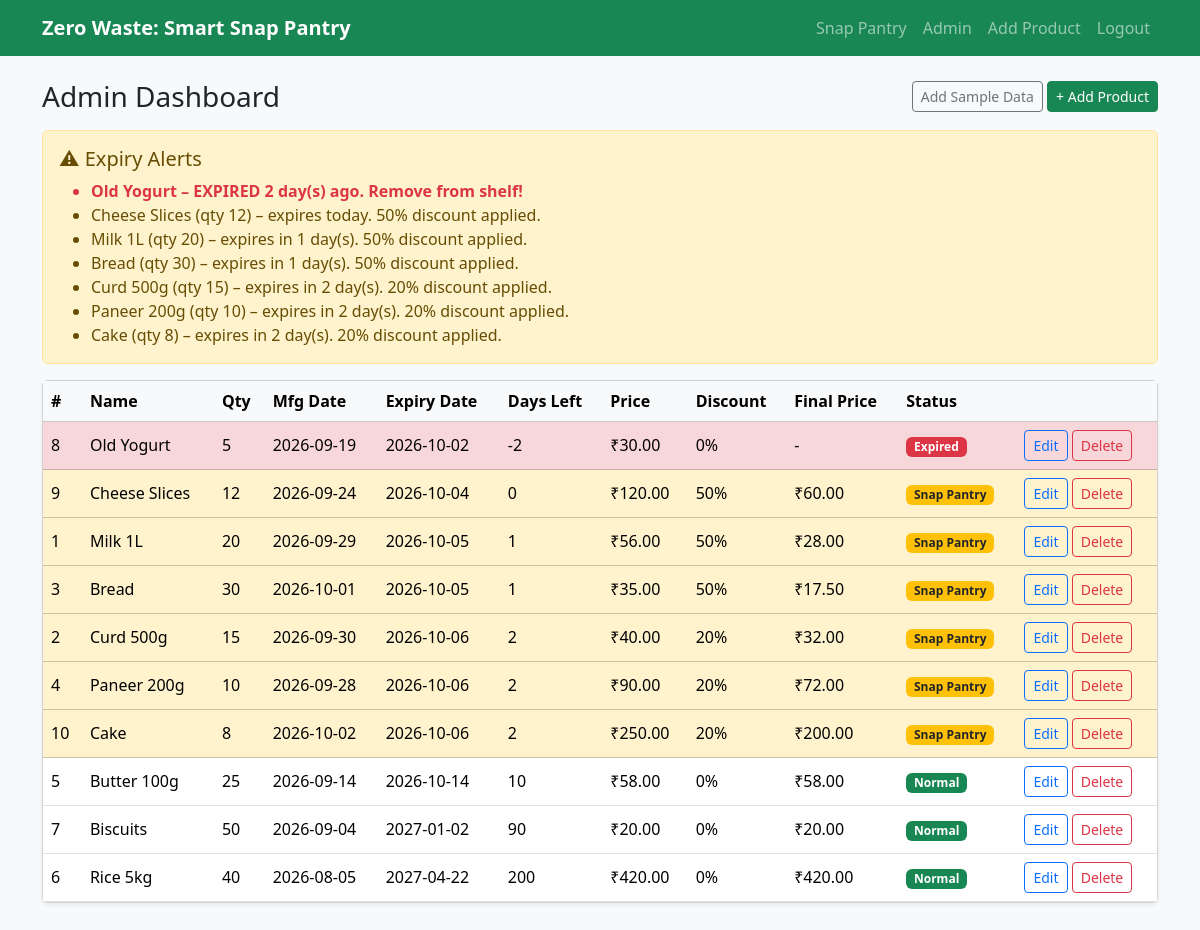
/admin (signed in), run on the app's committed database.
### tables this page shows
CREATE TABLE products (
            id INTEGER PRIMARY KEY AUTOINCREMENT,
            name TEXT NOT NULL,
            quantity INTEGER NOT NULL,
            mfg_date TEXT NOT NULL,
            expiry_date TEXT NOT NULL,
            price REAL NOT NULL
        );

### app.py (the view)
@app.route("/admin")
@login_required
def admin():
    products = load_products()
    expiring = [p for p in products if p["status"] == "SNAP"]
    expired = [p for p in products if p["status"] == "EXPIRED"]
    return render_template("admin.html", products=products, expiring=expiring, expired=expired)

### app.py (called while the page is built)
def get_db():
    conn = sqlite3.connect(DB)
    conn.row_factory = sqlite3.Row
    return conn

def get_status(expiry_str, price):
    days_left = (date.fromisoformat(expiry_str) - date.today()).days
    if days_left < 0:
        return days_left, "EXPIRED", 0, 0.0
    if days_left <= 1:          # 1 day (or expiring today) -> 50%
        return days_left, "SNAP", 50, round(price * 0.5, 2)
    if days_left <= 2:          # 2 days -> 20%
        return days_left, "SNAP", 20, round(price * 0.8, 2)
    return days_left, "NORMAL", 0, price

def load_products():
    conn = get_db()
    rows = conn.execute("SELECT * FROM products ORDER BY expiry_date").fetchall()
    conn.close()
    products = []
    for r in rows:
        days_left, status, discount, final_price = get_status(r["expiry_date"], r["price"])
        p = dict(r)
        p.update(days_left=days_left, status=status, discount=discount, final_price=final_price)
        products.append(p)
    return products

def login_required(f):
    @wraps(f)
    def wrapper(*args, **kwargs):
        if not session.get("admin"):
            flash("Please login first.", "warning")
            return redirect(url_for("login"))
        return f(*args, **kwargs)
    return wrapper

### templates/admin.html (shortened to what this page needs)
{% extends "base.html" %}
{% block content %}
<div class="d-flex justify-content-between align-items-center mb-3">
  <h3 class="mb-0">Admin Dashboard</h3>
  <div>
    <a href="{{ url_for('seed') }}" class="btn btn-outline-secondary btn-sm">Add Sample Data</a>
    <a href="{{ url_for('add_product') }}" class="btn btn-success btn-sm">+ Add Product</a>
  </div>
</div>
{% if expiring or expired %}
<div class="alert alert-warning">
  <h5 class="alert-heading">⚠ Expiry Alerts</h5>
  <ul class="mb-0">
    {% for p in expired %}
      <li class="text-danger fw-bold">{{ p.name }} – EXPIRED {{ -p.days_left }} day(s) ago. Remove from shelf!</li>
    {% endfor %}
    {% for p in expiring %}
      <li>{{ p.name }} (qty {{ p.quantity }}) – expires {% if p.days_left == 0 %}today{% else %}in {{ p.days_left }} day(s){% endif %}. {{ p.discount }}% discount applied.</li>
    {% endfor %}
  </ul>
</div>
{% else %}
<div class="alert alert-success">No products are close to expiry.</div>
{% endif %}
<div class="card shadow-sm">
  <div class="table-responsive">
    <table class="table table-hover align-middle mb-0">
      <thead class="table-light">
        <tr>
          <th>#</th><th>Name</th><th>Qty</th><th>Mfg Date</th><th>Expiry Date</th>
          <th>Days Left</th><th>Price</th><th>Discount</th><th>Final Price</th><th>Status</th><th></th>
        </tr>
      </thead>
      <tbody>
        {% for p in products %}
        <tr class="{% if p.status == 'EXPIRED' %}table-danger{% elif p.status == 'SNAP' %}table-warning{% endif %}">
          <td>{{ p.id }}</td>
          <td>{{ p.name }}</td>
          <td>{{ p.quantity }}</td>
          <td>{{ p.mfg_date }}</td>
          <td>{{ p.expiry_date }}</td>
          <td>{{ p.days_left }}</td>
          <td>₹{{ "%.2f"|format(p.price) }}</td>
          <td>{{ p.discount }}%</td>
          <td>{% if p.status == 'EXPIRED' %}-{% else %}₹{{ "%.2f"|format(p.final_price) }}{% endif %}</td>
          <td>
            {% if p.status == 'EXPIRED' %}<span class="badge bg-danger">Expired</span>
            {% elif p.status == 'SNAP' %}<span class="badge bg-warning text-dark">Snap Pantry</span>
            {% else %}<span class="badge bg-success">Normal</span>{% endif %}
          </td>
          <td class="text-nowrap">
            <a href="{{ url_for('edit_product', pid=p.id) }}" class="btn btn-sm btn-outline-primary">Edit</a>
            <form method="post" action="{{ url_for('delete_product', pid=p.id) }}" class="d-inline"
                  onsubmit="return confirm('Delete this product?');">
              <button class="btn btn-sm btn-outline-danger">Delete</button>
            </form>
          </td>
        </tr>
        {% else %}
        <tr><td colspan="11" class="text-center text-muted py-4">No products yet. Click "Add Sample Data" or "Add Product".</td></tr>
        {% endfor %}
      </tbody>
    </table>
  </div>
</div>
{% endblock %}

### data on the page
products: name "Old Yogurt", days_left "2", id "8", quantity "5", mfg_date "2026-09-19", expiry_date "2026-10-02", days_left "-2", price "30.00", discount "0", shows "Expired"
products: name "Cheese Slices", quantity "12", shows "today", discount "50", id "9", mfg_date "2026-09-24", expiry_date "2026-10-04", days_left "0", price "120.00", final_price "60.00", shows "Snap Pantry"
products: name "Milk 1L", quantity "20", days_left "1", discount "50", id "1", mfg_date "2026-09-29", expiry_date "2026-10-05", price "56.00", final_price "28.00", shows "Snap Pantry"
products: name "Bread", quantity "30", days_left "1", discount "50", id "3", mfg_date "2026-10-01", expiry_date "2026-10-05", price "35.00", final_price "17.50", shows "Snap Pantry"
products: name "Curd 500g", quantity "15", days_left "2", discount "20", id "2", mfg_date "2026-09-30", expiry_date "2026-10-06", price "40.00", final_price "32.00", shows "Snap Pantry"
products: name "Paneer 200g", quantity "10", days_left "2", discount "20", id "4", mfg_date "2026-09-28", expiry_date "2026-10-06", price "90.00", final_price "72.00", shows "Snap Pantry"
products: name "Cake", quantity "8", days_left "2", discount "20", id "10", mfg_date "2026-10-02", expiry_date "2026-10-06", price "250.00", final_price "200.00", shows "Snap Pantry"
products: id "5", name "Butter 100g", quantity "25", mfg_date "2026-09-14", expiry_date "2026-10-14", days_left "10", price "58.00", discount "0", final_price "58.00", shows "Normal"
products: id "7", name "Biscuits", quantity "50", mfg_date "2026-09-04", expiry_date "2027-01-02", days_left "90", price "20.00", discount "0", final_price "20.00", shows "Normal"
products: id "6", name "Rice 5kg", quantity "40", mfg_date "2026-08-05", expiry_date "2027-04-22", days_left "200", price "420.00", discount "0", final_price "420.00", shows "Normal"
